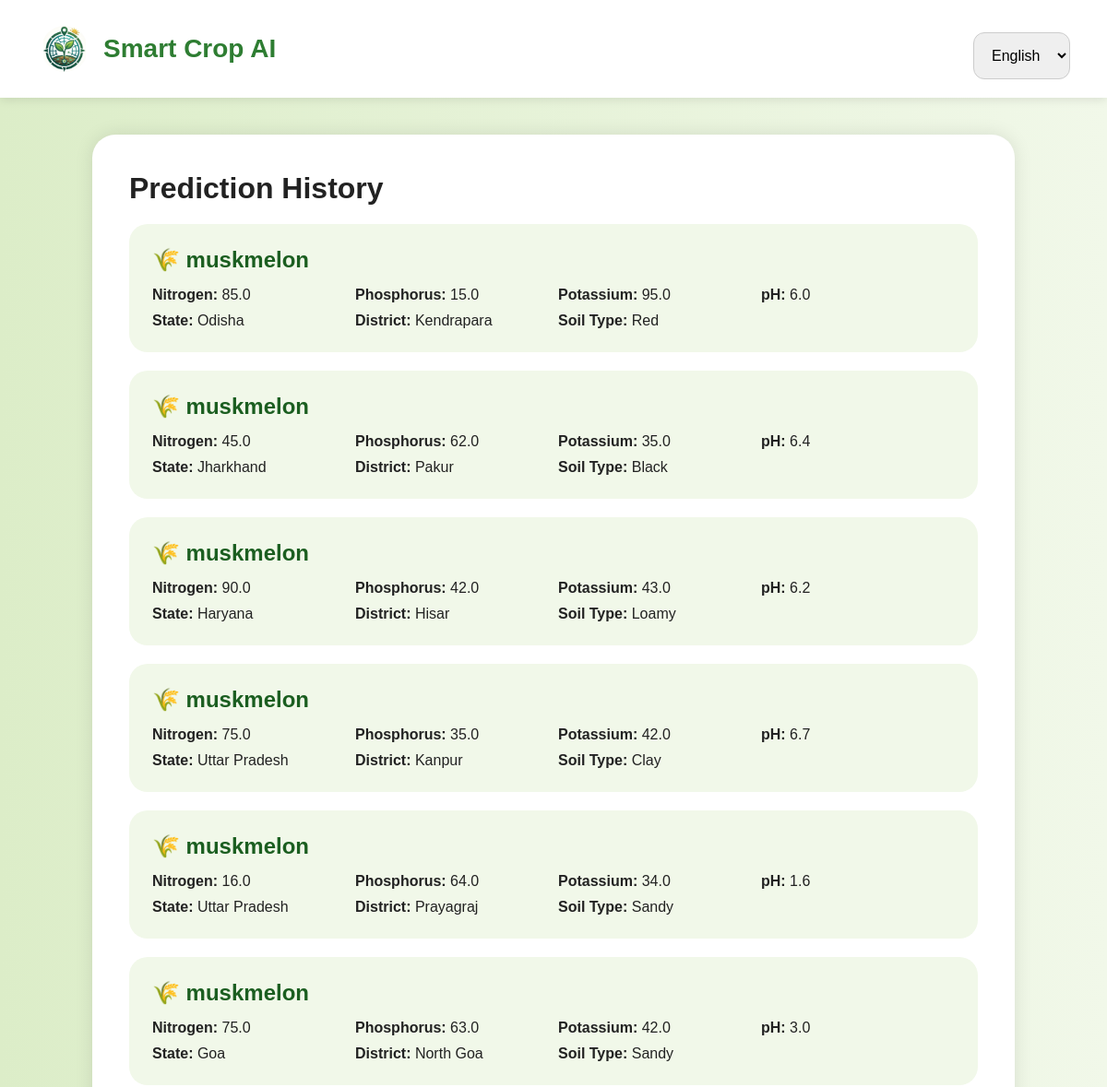
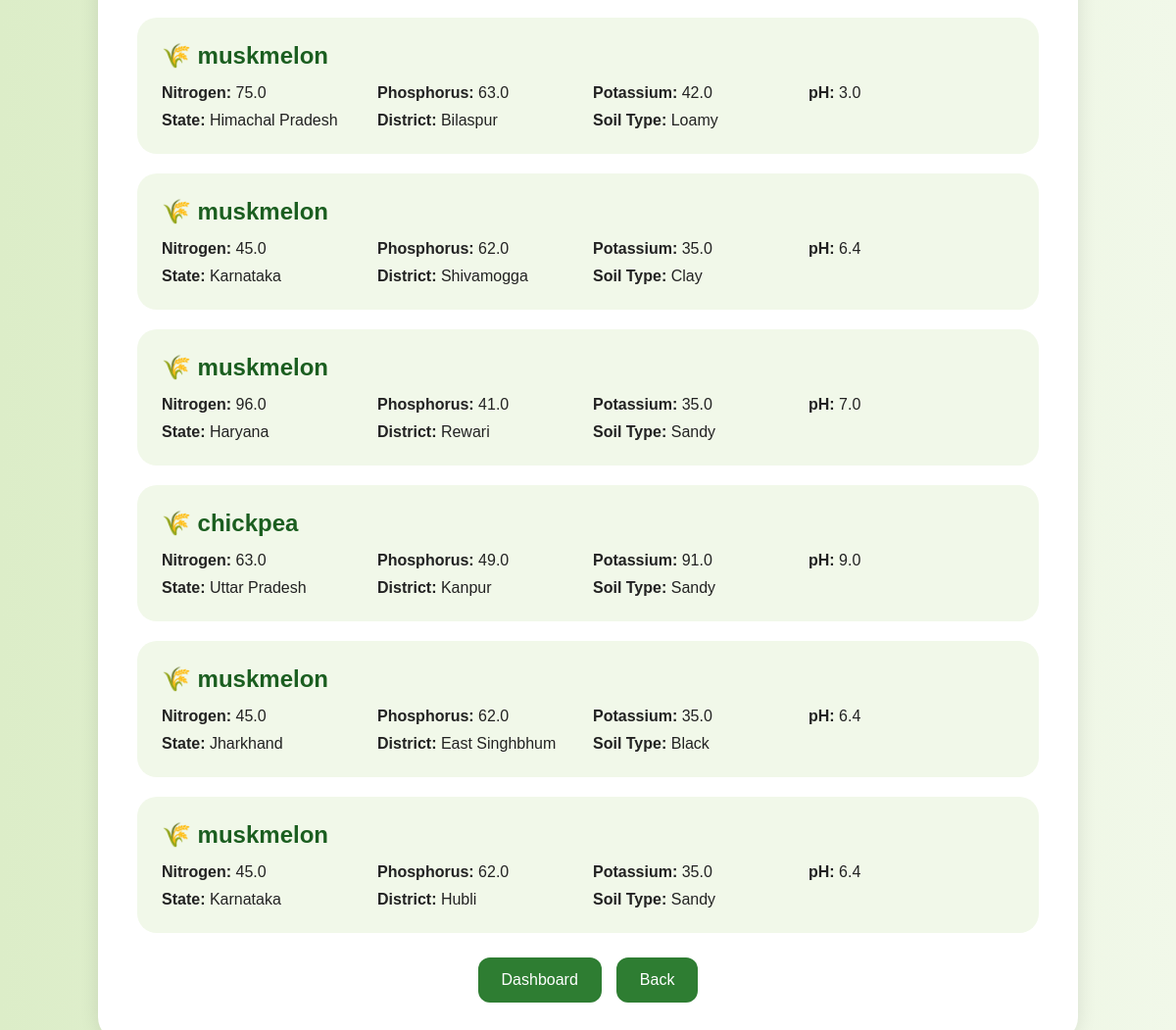
The app's page /history (signed in) with its own data (2 pictures, top to bottom).
### database.py (models this page shows)
class History(db.Model):
    __tablename__ = "history"
    id = db.Column(
        db.Integer,
        primary_key=True
    )
    user_id = db.Column(
        db.Integer,
        db.ForeignKey('users.id')
    )
    crop = db.Column(
        db.String(100)
    )
    confidence = db.Column(
        db.Float
    )
    n = db.Column(
        db.Float
    )
    p = db.Column(
        db.Float
    )
    k = db.Column(
        db.Float
    )
    ph = db.Column(
        db.Float
    )
    state = db.Column(
        db.String(100)
    )
    district = db.Column(
        db.String(100)
    )
    soil = db.Column(
        db.String(100)
    )
    temperature = db.Column(
        db.Float
    )
    humidity = db.Column(
        db.Float
    )
    rainfall = db.Column(
        db.Float
    )
    weather_condition = db.Column(
        db.String(100)
    )
    created_at = db.Column(
        db.DateTime,
        default=datetime.utcnow
    )

### app.py (the view)
@app.route('/history')
def history():
    if 'user_id' not in session:
        return redirect('/login')
    records = History.query.filter_by(
        user_id=session['user_id']
    ).order_by(
        History.created_at.desc()
    ).all()
    return render_template(
        'history.html',
        records=records
    )

### templates/history.html (shortened to what this page needs)
<!DOCTYPE html>
<html lang="en">
<head>
    <link rel="stylesheet"
      href="{{ url_for('static',
      filename='css/style.css') }}">
</head>
<body>
    <div class="navbar">
        <div class="logo-box">
            <img
            src="{{ url_for('static',
            filename='images/logo.png') }}"
            class="logo"
            alt="logo">
            <h2 id="mainTitle">
                Smart Crop AI
            </h2>
        </div>
        <div class="top-right">
            <select id="languageSelect"
                    onchange="changeLanguage()">
                <option value="en">
                    English
                </option>
            </select>
        </div>
    </div>
    <div class="history-container">
        <h1 id="historyTitle">
            Prediction History
        </h1>
        {% if records %}
            {% for record in records %}
            <div class="history-card">
                <div class="history-top">
                    <h2>
                        🌾 {{ record.crop }}
                    </h2>
                </div>
                <div class="history-details">
                    <p>
                        <b id="nitrogenText">
                            Nitrogen:
                        </b>
                        {{ record.n }}
                    </p>
                    <p>
                        <b id="phosphorusText">
                            Phosphorus:
                        </b>
                        {{ record.p }}
                    </p>
                    <p>
                        <b id="potassiumText">
                            Potassium:
                        </b>
                        {{ record.k }}
                    </p>
                    <p>
                        <b id="phText">
                            pH:
                        </b>
                        {{ record.ph }}
                    </p>
                    <p>
                        <b id="stateText">
                            State:
                        </b>
                        {{ record.state }}
                    </p>
                    <p>
                        <b id="districtText">
                            District:
                        </b>
                        {{ record.district }}
                    </p>
                    <p>
                        <b id="soilText">
                            Soil Type:
                        </b>
                        {{ record.soil }}
                    </p>
                </div>
            </div>
            {% endfor %}
        {% else %}
            <div class="empty-history">
                <h2 id="emptyText">
                    No Prediction History Found
                </h2>
            </div>
        {% endif %}
        <div class="history-buttons">
            <a href="/dashboard">
                <button id="dashboardBtn">
                    Dashboard
                </button>
            </a>
            <a href="/">
                <button id="backBtn">
                    Back
                </button>
            </a>
        </div>
    </div>
</body>
</html>

### static/css/style.css (style rules this page uses)
* { margin:0; padding:0; box-sizing:border-box; }
body { font-family:Arial, sans-serif; background: linear-gradient(to right,#dcedc8,#f1f8e9); min-height:100vh; color:#222; }
.navbar { width:100%; display:flex; justify-content:space-between; align-items:center; padding:20px 40px; background:white; box-shadow:0 2px 10px rgba(0,0,0,0.1); position:sticky; top:0; z-index:100; }
.navbar h2 { color:#2e7d32; font-size:28px; }
.top-right, .nav-right { display:flex; align-items:center; gap:20px; }
select { padding:10px; border-radius:10px; border:1px solid #ccc; outline:none; font-size:15px; }
input, select { width:100%; padding:15px; margin-top:15px; border-radius:12px; border:1px solid #ccc; font-size:16px; outline:none; }
button { padding:14px 24px; border:none; border-radius:12px; background:#2e7d32; color:white; cursor:pointer; font-size:16px; transition:0.3s; }
.btn-group, .result-buttons, .history-buttons { display:flex; gap:15px; justify-content:center; flex-wrap:wrap; margin-top:25px; }
.history-container { width:90%; max-width:1000px; margin:40px auto; background:white; padding:40px; border-radius:25px; box-shadow:0 0 20px rgba(0,0,0,0.1); }
.history-card { background:#f1f8e9; padding:25px; border-radius:20px; margin-top:20px; }
.history-card h2 { color:#1b5e20; margin-bottom:15px; }
.history-details { display:grid; grid-template-columns: repeat(auto-fit,minmax(200px,1fr)); gap:10px; }
.logo-box { display:flex; align-items:center; gap:12px; }
.logo { width:60px; height:60px; object-fit:contain; border-radius:50%; background:white; padding:5px; }

### records on screen
History: crop "muskmelon", n "85.0", p "15.0", k "95.0", ph "6.0", state "Odisha", district "Kendrapara", soil "Red"
History: crop "muskmelon", n "45.0", p "62.0", k "35.0", ph "6.4", state "Jharkhand", district "Pakur", soil "Black"
History: crop "muskmelon", n "90.0", p "42.0", k "43.0", ph "6.2", state "Haryana", district "Hisar", soil "Loamy"
History: crop "muskmelon", n "75.0", p "35.0", k "42.0", ph "6.7", state "Uttar Pradesh", district "Kanpur", soil "Clay"
History: crop "muskmelon", n "16.0", p "64.0", k "34.0", ph "1.6", state "Uttar Pradesh", district "Prayagraj", soil "Sandy"
History: crop "muskmelon", n "75.0", p "63.0", k "42.0", ph "3.0", state "Goa", district "North Goa", soil "Sandy"
History: crop "muskmelon", n "75.0", p "63.0", k "42.0", ph "3.0", state "Himachal Pradesh", district "Bilaspur", soil "Loamy"
History: crop "muskmelon", n "45.0", p "62.0", k "35.0", ph "6.4", state "Karnataka", district "Shivamogga", soil "Clay"
History: crop "muskmelon", n "96.0", p "41.0", k "35.0", ph "7.0", state "Haryana", district "Rewari", soil "Sandy"
History: crop "chickpea", n "63.0", p "49.0", k "91.0", ph "9.0", state "Uttar Pradesh", district "Kanpur", soil "Sandy"
History: crop "muskmelon", n "45.0", p "62.0", k "35.0", ph "6.4", state "Jharkhand", district "East Singhbhum", soil "Black"
History: crop "muskmelon", n "45.0", p "62.0", k "35.0", ph "6.4", state "Karnataka", district "Hubli", soil "Sandy"
